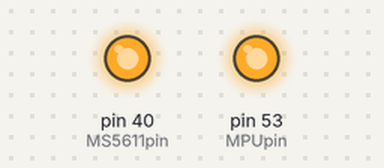
A sketch run on a simulated Arduino Mega 2560, built with avr-gcc and run on an emulated ATmega2560. On the bench: output pins drawn as LEDs (lit = HIGH). What the sketch prints to the serial monitor is not drawn.

Above: at 0.2 s.
Timing chart, 0 to 1.7 s (numbered marks = the images above):
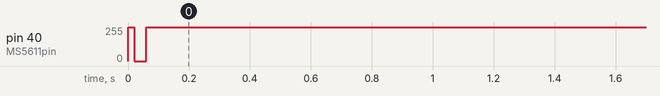

Measured:
- by itself, pin 40 (MS5611pin): 255/255 → 0/255 at 0.02 s, → 253/255 0.04 s later, → 255/255 0.04 s later

The sketch:

ReadAPMbaroMS5611.ino
```cpp
// ReadAPMbaroMS5611
// RW Senser, 2019-06-03
//
// based on concepts in APM HAL AVR baro code and
// readRegister() and writeRegister from
//     Acceleromter_Gyro_shield_test_Mega2560.ino from
//        accelerometer_gyro_test_mega.zip from
//            https://www.robogaia.com/6-axis-accelerometer-gyro-arduino-shield.html
//
// those above did the real work, I just merged code and debugged! :)
// /* and read the datasheet several times! */
//
// output is correct for the Front Range of Colorado, on a June day
//
// driving goal:
//
// given that the MPU6000 is working (for me),
// try same approach with MS5611
//

#include <SPI.h>

uint16_t _C1;
uint16_t _C2;
uint16_t _C3;
uint16_t _C4;
uint16_t _C5;
uint16_t _C6;

const int MPUpin = 53;
const int MS5611pin = 40;
const int chipSelectPin = MS5611pin;

// from our friend APM "HAL":
#define CMD_MS5611_RESET 0x1E
#define CMD_MS5611_PROM_Setup 0xA0
#define CMD_MS5611_PROM_C1 0xA2
#define CMD_MS5611_PROM_C2 0xA4
#define CMD_MS5611_PROM_C3 0xA6
#define CMD_MS5611_PROM_C4 0xA8
#define CMD_MS5611_PROM_C5 0xAA
#define CMD_MS5611_PROM_C6 0xAC
#define CMD_MS5611_PROM_CRC 0xAE
#define CMD_CONVERT_D1_OSR4096 0x48   // Maximum resolution (oversampling)
#define CMD_CONVERT_D2_OSR4096 0x58   // Maximum resolution (oversampling)
#define CMD_CONVERT_D2 0x50

//Read from or write to register
//*****************************************************
unsigned int readRegister(byte thisRegister)
//*****************************************************
{
  unsigned int result = 0;
  byte addr = thisRegister;
  // take the chip select low to select the device:
  digitalWrite(chipSelectPin, LOW);
  // send the device the register you want to read:
  SPI.transfer(addr);
  // send a value of 0 to read the first byte returned:
  result = SPI.transfer(0x00);
  // take the chip select high to de-select:
  digitalWrite(chipSelectPin, HIGH);
  return(result);
}

//Read from register 2 bytes (based on readRegister)
//*****************************************************
unsigned int readRegister16(byte thisRegister)
//*****************************************************
{
  unsigned int result = 0;
  byte addr = thisRegister;
  // take the chip select low to select the device:
  digitalWrite(chipSelectPin, LOW);
  // send the device the register you want to read:
  SPI.transfer(addr);
  // send values of 0 to read the bytes returned:
  result = SPI.transfer(0x00);
  result = result * 256;
  result = result + SPI.transfer(0x00);
  // take the chip select high to de-select:
  digitalWrite(chipSelectPin, HIGH);
  return(result);
}

//Read from register 4 bytes, use only 3 (based on readRegister)
//*****************************************************
unsigned long readRegister32t24(byte thisRegister)
//*****************************************************
{
  unsigned long result = 0;   // result to return
  unsigned long temp;
  // byte addr = thisRegister;
 int addr = thisRegister;
  // take the chip select low to select the device:
  digitalWrite(chipSelectPin, LOW);
  // send the device the register you want to read:
  SPI.transfer(addr);
  // take the chip select high to de-select:
  digitalWrite(chipSelectPin, HIGH);
  // and we wait for over-sampling to occur
  delayMicroseconds(9040);
  // take the chip select low to select the device:
  digitalWrite(chipSelectPin, LOW);
  // send values of 0 to read the bytes returned:
  SPI.transfer(0x00);  // ignore first byte
  result = SPI.transfer(0x00);
  result = result * 256;
  temp = SPI.transfer(0x00);
  result = result + temp;
  result = result * 256;
  temp = SPI.transfer(0x00);
  result = result + temp;
  // take the chip select high to de-select:
  digitalWrite(chipSelectPin, HIGH);
  return(result);
}
//Sends a write command
//*****************************************************
void writeRegister(byte thisRegister, byte thisValue)
//*****************************************************
{
  thisRegister = thisRegister ;
  // now combine the register address and the command into one byte:
  byte dataToSend = thisRegister;
  // take the chip select low to select the device:
  digitalWrite(chipSelectPin, LOW);
  SPI.transfer(dataToSend); //Send register location
  SPI.transfer(thisValue);  //Send value to record into register
  // take the chip select high to de-select:
  digitalWrite(chipSelectPin, HIGH);
}

void setup() {
    Serial.begin(9600);
    Serial.println("APM Barometer Test");
    // since is APM, make sure MPU6000 is not selected
    pinMode(MPUpin, OUTPUT);
    pinMode(MS5611pin, OUTPUT);
    digitalWrite(MPUpin, HIGH);
    digitalWrite(MS5611pin, HIGH);

    // SPI initialization
    SPI.begin();
    SPI.setClockDivider(SPI_CLOCK_DIV16);      // SPI at 1Mhz (on 16Mhz clock)
    delay(10);
    readRegister(CMD_MS5611_RESET);  // lazy reset...
    delay(10);

    Serial.println("read config regs");
    _C1 = readRegister16(CMD_MS5611_PROM_C1);
    _C2 = readRegister16(CMD_MS5611_PROM_C2);
    _C3 = readRegister16(CMD_MS5611_PROM_C3);
    _C4 = readRegister16(CMD_MS5611_PROM_C4);
    _C5 = readRegister16(CMD_MS5611_PROM_C5);
    _C6 = readRegister16(CMD_MS5611_PROM_C6);
    // in production version, verify CRC...

    Serial.println("Values read:");
    Serial.print("C1: "); Serial.println(_C1);
    Serial.print("C2: "); Serial.println(_C2);
    Serial.print("C3: "); Serial.println(_C3);
    Serial.print("C4: "); Serial.println(_C4);
    Serial.print("C5: "); Serial.println(_C5);
    Serial.print("C6: "); Serial.println(_C6);

    unsigned long rawT;
    rawT = readRegister32t24(CMD_CONVERT_D2_OSR4096);
    // rawT = readRegister24(CMD_CONVERT_D2);
    Serial.print("Raw Temp: ");
    Serial.println(rawT);

    unsigned long rawP;
    rawP = readRegister32t24(CMD_CONVERT_D1_OSR4096);
    Serial.print("Raw Pres: ");
    Serial.println(rawP);

    double dT=rawT - (_C5*pow(2,8) );
    double T=(2000 + (dT * _C6 / pow(2,23) ) * 0.01f );    // approach from AP HAL AVR
    // not corrected for < -15C  :)
    Serial.print("Calc Temp: ");
    Serial.println(T / 100.0);

    double P;
    // use dt from above
    double OFF=( _C2 * pow(2,17)) + ((dT * _C4) / pow(2,6));
    double SENS=(_C1 * pow(2,16)) + (dT *_C3  / pow(2,7));
    P=( ((rawP * SENS) / pow(2,21) - OFF) / pow(2,15) ) * 0.01f ;
    Serial.print("Calc Press: ");
    Serial.println(P);
}

void loop() {
    delay(1000);
}

// end of code
```
